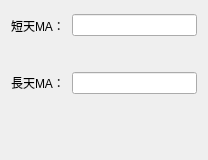
<?xml version="1.0" encoding="UTF-8"?>
<ui version="4.0">
 <class>Form</class>
 <widget class="QWidget" name="Form">
  <property name="geometry">
   <rect>
    <x>0</x>
    <y>0</y>
    <width>208</width>
    <height>160</height>
   </rect>
  </property>
  <property name="windowTitle">
   <string>Form</string>
  </property>
  <layout class="QGridLayout" name="gridLayout">
   <property name="topMargin">
    <number>0</number>
   </property>
   <property name="bottomMargin">
    <number>0</number>
   </property>
   <item row="1" column="0">
    <widget class="QLabel" name="label_2">
     <property name="sizePolicy">
      <sizepolicy hsizetype="Preferred" vsizetype="Expanding">
       <horstretch>0</horstretch>
       <verstretch>0</verstretch>
      </sizepolicy>
     </property>
     <property name="minimumSize">
      <size>
       <width>0</width>
       <height>0</height>
      </size>
     </property>
     <property name="text">
      <string>長天MA：</string>
     </property>
    </widget>
   </item>
   <item row="0" column="0">
    <widget class="QLabel" name="label">
     <property name="sizePolicy">
      <sizepolicy hsizetype="Preferred" vsizetype="Expanding">
       <horstretch>0</horstretch>
       <verstretch>0</verstretch>
      </sizepolicy>
     </property>
     <property name="minimumSize">
      <size>
       <width>0</width>
       <height>0</height>
      </size>
     </property>
     <property name="text">
      <string>短天MA：</string>
     </property>
    </widget>
   </item>
   <item row="2" column="0">
    <spacer name="verticalSpacer">
     <property name="orientation">
      <enum>Qt::Vertical</enum>
     </property>
     <property name="sizeHint" stdset="0">
      <size>
       <width>55</width>
       <height>40</height>
      </size>
     </property>
    </spacer>
   </item>
   <item row="1" column="1">
    <widget class="QLineEdit" name="longMA">
     <property name="sizePolicy">
      <sizepolicy hsizetype="Expanding" vsizetype="Fixed">
       <horstretch>0</horstretch>
       <verstretch>0</verstretch>
      </sizepolicy>
     </property>
    </widget>
   </item>
   <item row="0" column="1">
    <widget class="QLineEdit" name="shortMA">
     <property name="sizePolicy">
      <sizepolicy hsizetype="Expanding" vsizetype="Fixed">
       <horstretch>0</horstretch>
       <verstretch>0</verstretch>
      </sizepolicy>
     </property>
    </widget>
   </item>
  </layout>
 </widget>
 <resources/>
 <connections/>
</ui>
